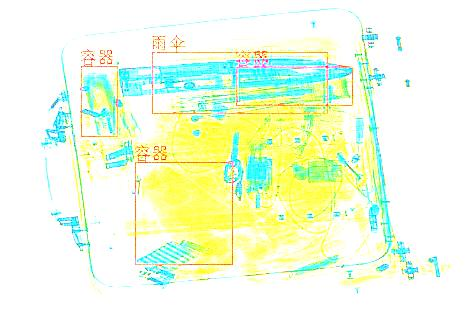

This chart was generated by the following Python code:
from PIL import Image

# 打开图片并进行颜色极端化处理
img = Image.open("nsmail-1.jpg")
img = Image.eval(img, lambda x: x * 3) # 增强颜色饱和度
img = Image.eval(img, lambda x: x + 5) # 调整亮度
img.show() # 启动图片查看器展示图片
img.save("enchant_color.jpg") # 保存图片到本地